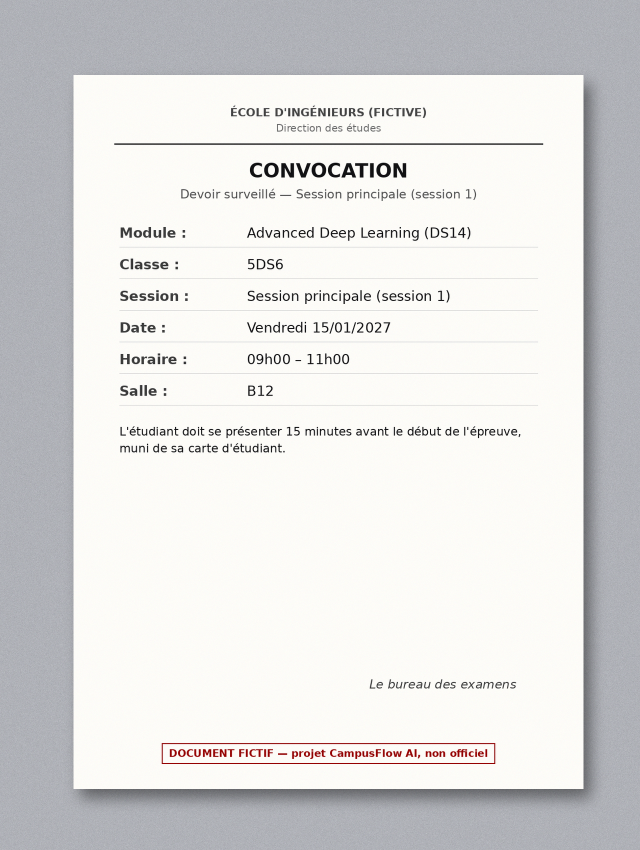
#> input picture eval/testsets/T4_photos/T4-01_convocation_ds14_5ds6.png, 1280 x 1700 px (shown at 1/2 size)
$ python -i degrade_t4.py   (imports and definitions only)
#> lines starting #> are read from the running program, lines starting #| are printed output that depends on the picture
"""CF-113 — derive the degraded T4 test photos from sharp, upright sources (generated by Fedi).

  eval/T4_photos/T4-02_convocation_sharp_source.png → T4-02_convocation_blurry.png  (dim light + horizontal motion blur)
  eval/T4_photos/T4-03_timetable_upright_source.png → T4-03_timetable_rotated.png   (rotated 90° clockwise)
The sources are kept as two extra tests. Deterministic (fixed seed), so re-running gives the same images.
Run: .venv/Scripts/python scripts/degrade_t4.py
"""
import sys
from pathlib import Path

from PIL import Image, ImageChops, ImageEnhance, ImageFilter

ROOT = Path(__file__).resolve().parents[1]
P = ROOT / "eval/T4_photos"
JOBS = {"T4-02_convocation_sharp_source.png": "T4-02_convocation_blurry.png",
        "T4-03_timetable_upright_source.png": "T4-03_timetable_rotated.png"}


def motion_blur(img: Image.Image, length: int = 9) -> Image.Image:
    """Average of horizontally shifted copies = linear motion blur (Pillow has no motion-blur filter)."""
    acc = img.copy()
    for i in range(1, length):
        shifted = ImageChops.offset(img, i - length // 2, 0)
        acc = Image.blend(acc, shifted, 1.0 / (i + 1))
    return acc


def blurry(img: Image.Image) -> Image.Image:
    img = img.convert("RGB")
    w = img.width
    img = motion_blur(img, length=max(5, w // 160))           # scales with resolution: ~6–12 px on 1–2k images
    img = img.filter(ImageFilter.GaussianBlur(radius=max(0.8, w / 1800)))
    img = ImageEnhance.Brightness(img).enhance(0.55)          # dim light
    img = ImageEnhance.Contrast(img).enhance(0.75)
    return img.rotate(4, resample=Image.BICUBIC, expand=True, fillcolor=(20, 20, 20))  # slight angle


def main() -> None:
    missing = [s for s in JOBS if not (P / s).exists()]
    if missing:
        sys.exit(f"missing source images in eval/T4_photos/: {missing}")
    for src, dst in JOBS.items():
        img = Image.open(P / src)
        out = blurry(img) if "blurry" in dst else img.convert("RGB").rotate(-90, expand=True)  # -90 = clockwise
        out.save(P / dst)
        print(f"{src} ({img.width}x{img.height}) → {dst} ({out.width}x{out.height})")


# [2 lines not run here, left out]

>>> from PIL import Image
>>> picture = Image.open('../eval/testsets/T4_photos/T4-01_convocation_ds14_5ds6.png')
#> picture is the input picture: PIL image 1280x1700 RGB; mean R, G, B 221.5, 221.1, 220.5
>>> result = blurry(picture)
#> the loop in motion_blur, `for i in range(1, length):` made 7 passes
#> pass 1, in motion_blur, `shifted = ImageChops.offset(img, i - length // 2, 0)`:
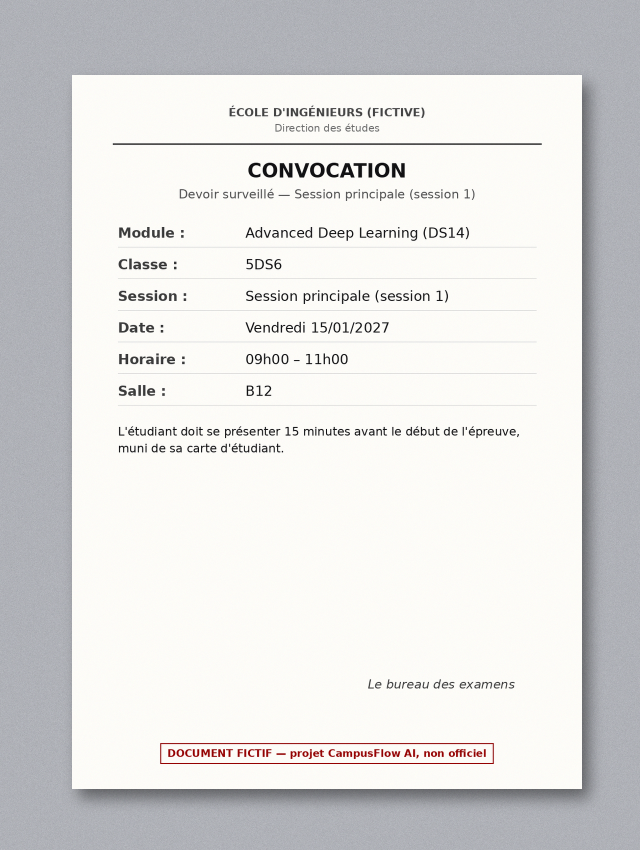
#> shifted: PIL image 1280x1700 RGB (shown at 1/2 size); mean R, G, B 221.5, 221.1, 220.5
#> pass 1, in motion_blur, `acc = Image.blend(acc, shifted, 1.0 / (i + 1))`:
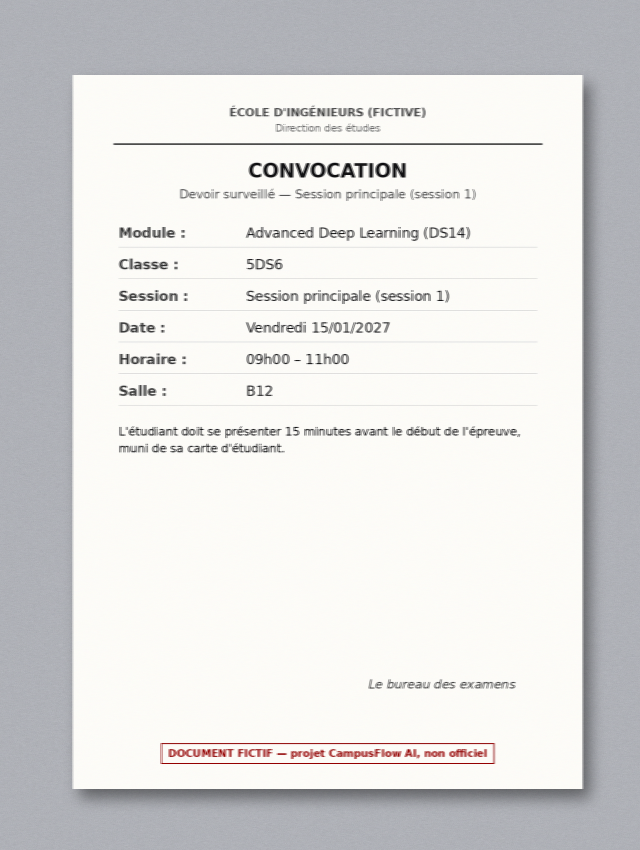
#> acc: PIL image 1280x1700 RGB (shown at 1/2 size); mean R, G, B 221.2, 220.8, 220.2
#> in blurry, `img = ImageEnhance.Brightness(img).enhance(0.55)`:
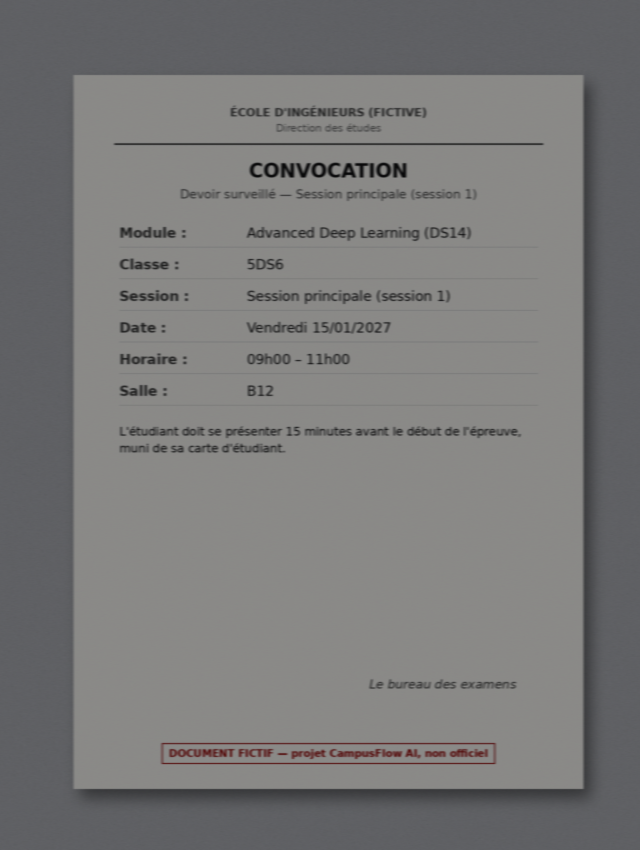
#> img: PIL image 1280x1700 RGB (shown at 1/2 size); mean R, G, B 120.6, 120.2, 119.9
#> in blurry, `return img.rotate(4, resample=Image.BICUBIC, expand=True, fillcolor=(2..`:
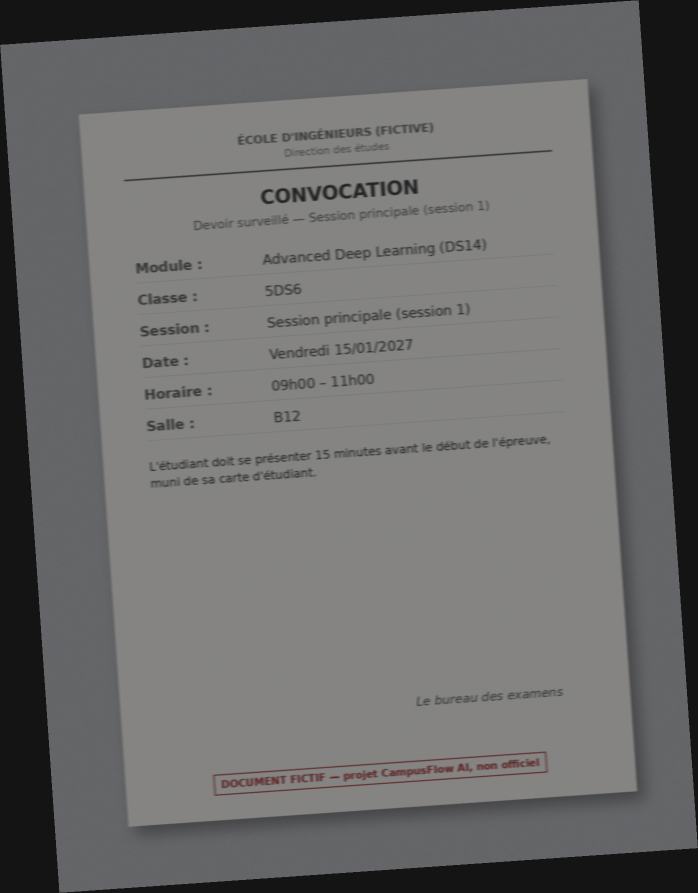
#> returned value: PIL image 1396x1786 RGB (shown at 1/2 size); mean R, G, B 106.9, 106.6, 106.6

$ run again, on eval/testsets/T4_photos/T4-05_avis_report_examen.jpg
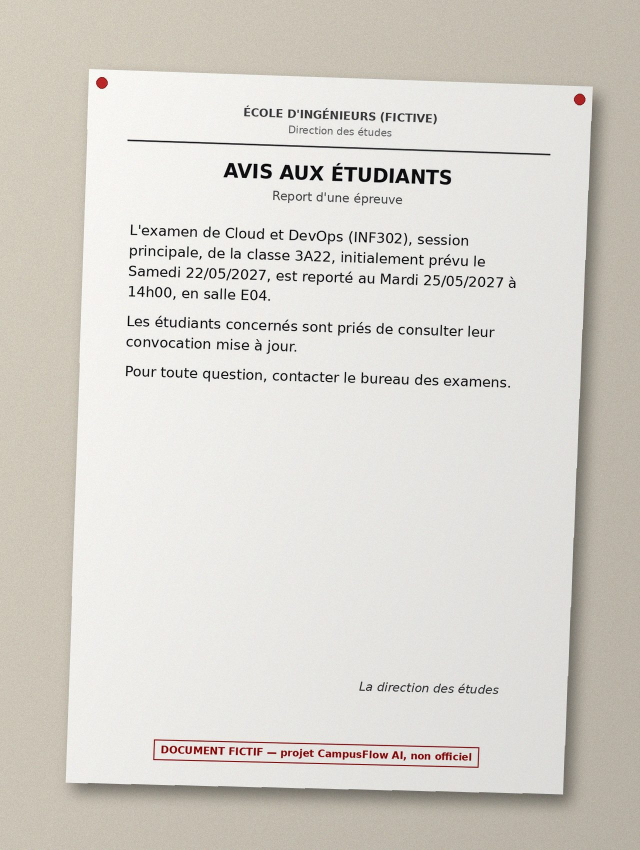
#> input picture eval/testsets/T4_photos/T4-05_avis_report_examen.jpg, 1280 x 1700 px (shown at 1/2 size)
#> picture is the input picture: PIL image 1280x1700 RGB; mean R, G, B 215, 211.5, 204.9
#> in blurry, `img = ImageEnhance.Brightness(img).enhance(0.55)`:
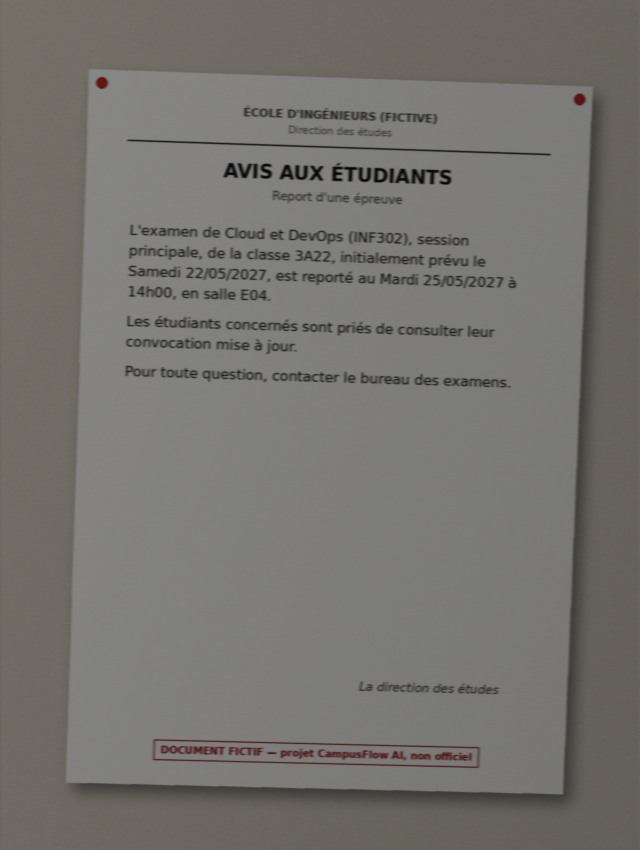
#> img: PIL image 1280x1700 RGB (shown at 1/2 size); mean R, G, B 116.9, 115, 111.4
#> in blurry, `return img.rotate(4, resample=Image.BICUBIC, expand=True, fillcolor=(2..`:
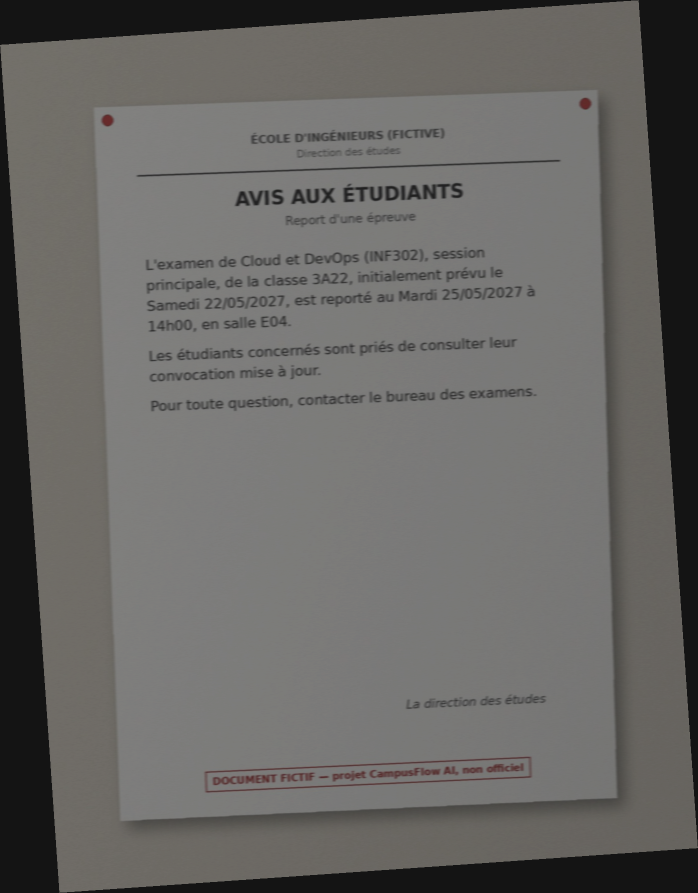
#> returned value: PIL image 1396x1786 RGB (shown at 1/2 size); mean R, G, B 103.4, 102.2, 99.8

$ run again, on eval/testsets/T4_photos/T4-07_avis_inscription_rattrapage.jpg
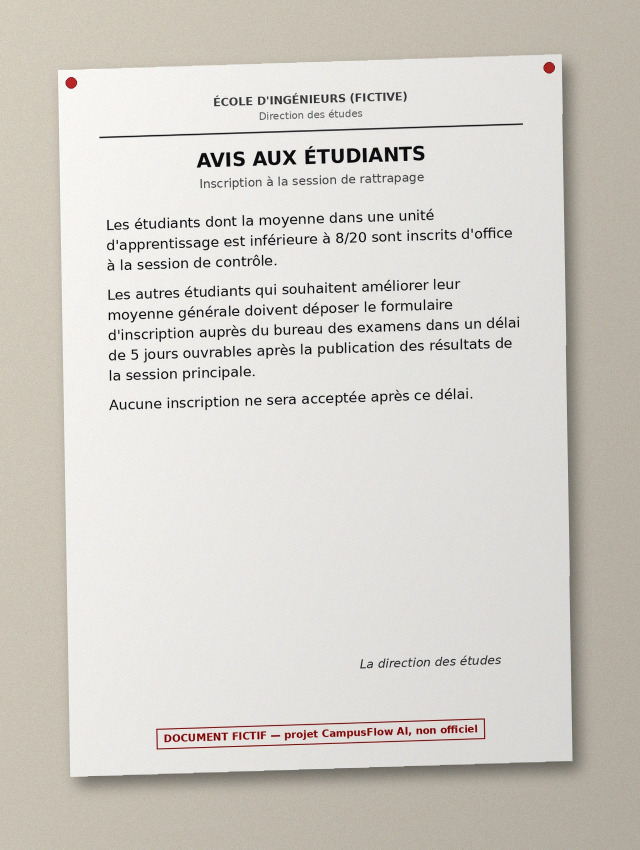
#> input picture eval/testsets/T4_photos/T4-07_avis_inscription_rattrapage.jpg, 1280 x 1700 px (shown at 1/2 size)
#> picture is the input picture: PIL image 1280x1700 RGB; mean R, G, B 210.8, 207.4, 200.9
#> in blurry, `img = ImageEnhance.Brightness(img).enhance(0.55)`:
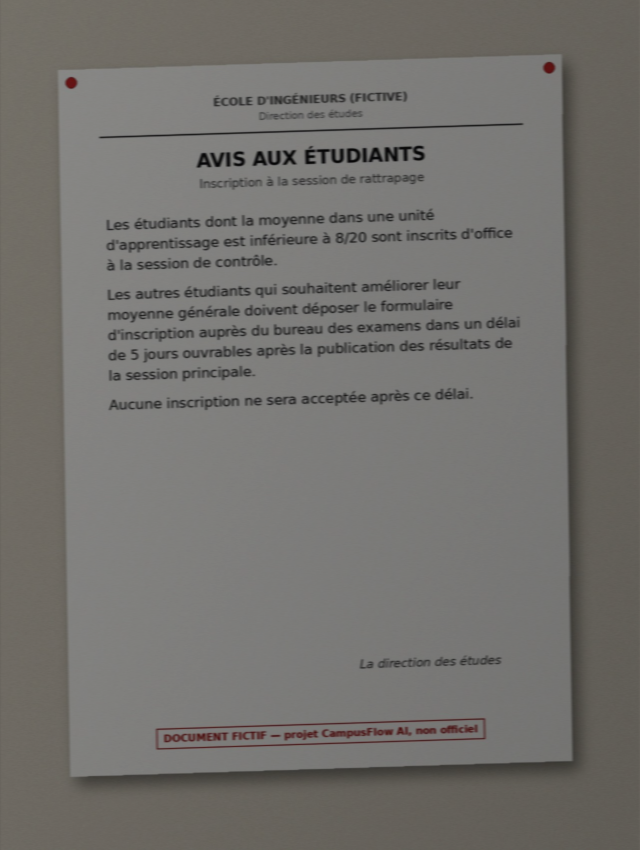
#> img: PIL image 1280x1700 RGB (shown at 1/2 size); mean R, G, B 114.6, 112.7, 109.2
#> in blurry, `return img.rotate(4, resample=Image.BICUBIC, expand=True, fillcolor=(2..`:
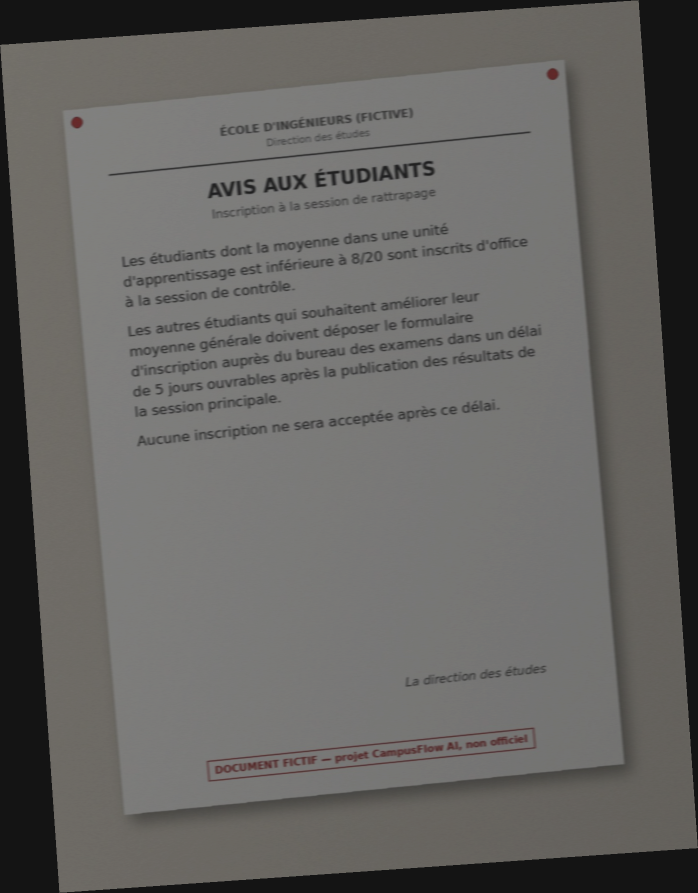
#> returned value: PIL image 1396x1786 RGB (shown at 1/2 size); mean R, G, B 101.5, 100.3, 97.9
